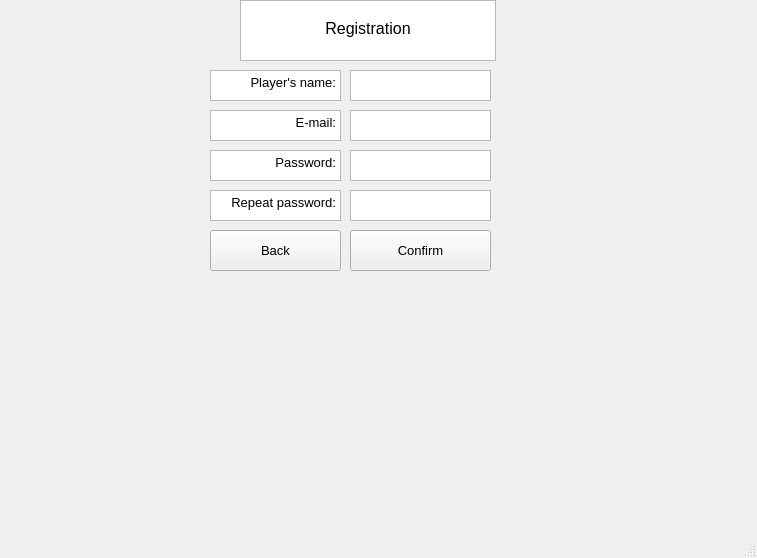
<?xml version="1.0" encoding="UTF-8"?>
<ui version="4.0">
 <class>MainWindow</class>
 <widget class="QMainWindow" name="MainWindow">
  <property name="geometry">
   <rect>
    <x>0</x>
    <y>0</y>
    <width>757</width>
    <height>558</height>
   </rect>
  </property>
  <property name="windowTitle">
   <string>MainWindow</string>
  </property>
  <widget class="QWidget" name="centralwidget">
   <widget class="QTextBrowser" name="textBrowser">
    <property name="geometry">
     <rect>
      <x>240</x>
      <y>0</y>
      <width>256</width>
      <height>61</height>
     </rect>
    </property>
    <property name="html">
     <string>&lt;!DOCTYPE HTML PUBLIC &quot;-//W3C//DTD HTML 4.0//EN&quot; &quot;http://www.w3.org/TR/REC-html40/strict.dtd&quot;&gt;
&lt;html&gt;&lt;head&gt;&lt;meta name=&quot;qrichtext&quot; content=&quot;1&quot; /&gt;&lt;style type=&quot;text/css&quot;&gt;
p, li { white-space: pre-wrap; }
&lt;/style&gt;&lt;/head&gt;&lt;body style=&quot; font-family:'MS Shell Dlg 2'; font-size:8.25pt; font-weight:400; font-style:normal;&quot;&gt;
&lt;p align=&quot;center&quot; style=&quot; margin-top:0px; margin-bottom:0px; margin-left:0px; margin-right:0px; -qt-block-indent:0; text-indent:0px;&quot;&gt;&lt;span style=&quot; font-size:9pt;&quot;&gt; &lt;/span&gt;&lt;/p&gt;
&lt;p align=&quot;center&quot; style=&quot; margin-top:0px; margin-bottom:0px; margin-left:0px; margin-right:0px; -qt-block-indent:0; text-indent:0px;&quot;&gt;&lt;span style=&quot; font-size:12pt;&quot;&gt;Registration&lt;/span&gt;&lt;/p&gt;&lt;/body&gt;&lt;/html&gt;</string>
    </property>
   </widget>
   <widget class="QTextBrowser" name="textBrowser_2">
    <property name="geometry">
     <rect>
      <x>210</x>
      <y>70</y>
      <width>131</width>
      <height>31</height>
     </rect>
    </property>
    <property name="html">
     <string>&lt;!DOCTYPE HTML PUBLIC &quot;-//W3C//DTD HTML 4.0//EN&quot; &quot;http://www.w3.org/TR/REC-html40/strict.dtd&quot;&gt;
&lt;html&gt;&lt;head&gt;&lt;meta name=&quot;qrichtext&quot; content=&quot;1&quot; /&gt;&lt;style type=&quot;text/css&quot;&gt;
p, li { white-space: pre-wrap; }
&lt;/style&gt;&lt;/head&gt;&lt;body style=&quot; font-family:'MS Shell Dlg 2'; font-size:8.25pt; font-weight:400; font-style:normal;&quot;&gt;
&lt;p align=&quot;right&quot; style=&quot; margin-top:0px; margin-bottom:0px; margin-left:0px; margin-right:0px; -qt-block-indent:0; text-indent:0px;&quot;&gt;&lt;span style=&quot; font-size:10pt;&quot;&gt;Player's name:&lt;/span&gt;&lt;/p&gt;&lt;/body&gt;&lt;/html&gt;</string>
    </property>
   </widget>
   <widget class="QTextBrowser" name="textBrowser_3">
    <property name="geometry">
     <rect>
      <x>210</x>
      <y>110</y>
      <width>131</width>
      <height>31</height>
     </rect>
    </property>
    <property name="html">
     <string>&lt;!DOCTYPE HTML PUBLIC &quot;-//W3C//DTD HTML 4.0//EN&quot; &quot;http://www.w3.org/TR/REC-html40/strict.dtd&quot;&gt;
&lt;html&gt;&lt;head&gt;&lt;meta name=&quot;qrichtext&quot; content=&quot;1&quot; /&gt;&lt;style type=&quot;text/css&quot;&gt;
p, li { white-space: pre-wrap; }
&lt;/style&gt;&lt;/head&gt;&lt;body style=&quot; font-family:'MS Shell Dlg 2'; font-size:8.25pt; font-weight:400; font-style:normal;&quot;&gt;
&lt;p align=&quot;right&quot; style=&quot; margin-top:0px; margin-bottom:0px; margin-left:0px; margin-right:0px; -qt-block-indent:0; text-indent:0px;&quot;&gt;&lt;span style=&quot; font-size:10pt;&quot;&gt;E-mail:&lt;/span&gt;&lt;/p&gt;&lt;/body&gt;&lt;/html&gt;</string>
    </property>
   </widget>
   <widget class="QTextBrowser" name="textBrowser_4">
    <property name="geometry">
     <rect>
      <x>210</x>
      <y>150</y>
      <width>131</width>
      <height>31</height>
     </rect>
    </property>
    <property name="html">
     <string>&lt;!DOCTYPE HTML PUBLIC &quot;-//W3C//DTD HTML 4.0//EN&quot; &quot;http://www.w3.org/TR/REC-html40/strict.dtd&quot;&gt;
&lt;html&gt;&lt;head&gt;&lt;meta name=&quot;qrichtext&quot; content=&quot;1&quot; /&gt;&lt;style type=&quot;text/css&quot;&gt;
p, li { white-space: pre-wrap; }
&lt;/style&gt;&lt;/head&gt;&lt;body style=&quot; font-family:'MS Shell Dlg 2'; font-size:8.25pt; font-weight:400; font-style:normal;&quot;&gt;
&lt;p align=&quot;right&quot; style=&quot; margin-top:0px; margin-bottom:0px; margin-left:0px; margin-right:0px; -qt-block-indent:0; text-indent:0px;&quot;&gt;&lt;span style=&quot; font-size:10pt;&quot;&gt;Password:&lt;/span&gt;&lt;/p&gt;&lt;/body&gt;&lt;/html&gt;</string>
    </property>
   </widget>
   <widget class="QTextBrowser" name="textBrowser_5">
    <property name="geometry">
     <rect>
      <x>210</x>
      <y>190</y>
      <width>131</width>
      <height>31</height>
     </rect>
    </property>
    <property name="html">
     <string>&lt;!DOCTYPE HTML PUBLIC &quot;-//W3C//DTD HTML 4.0//EN&quot; &quot;http://www.w3.org/TR/REC-html40/strict.dtd&quot;&gt;
&lt;html&gt;&lt;head&gt;&lt;meta name=&quot;qrichtext&quot; content=&quot;1&quot; /&gt;&lt;style type=&quot;text/css&quot;&gt;
p, li { white-space: pre-wrap; }
&lt;/style&gt;&lt;/head&gt;&lt;body style=&quot; font-family:'MS Shell Dlg 2'; font-size:8.25pt; font-weight:400; font-style:normal;&quot;&gt;
&lt;p align=&quot;right&quot; style=&quot; margin-top:0px; margin-bottom:0px; margin-left:0px; margin-right:0px; -qt-block-indent:0; text-indent:0px;&quot;&gt;&lt;span style=&quot; font-size:10pt;&quot;&gt;Repeat password:&lt;/span&gt;&lt;/p&gt;&lt;/body&gt;&lt;/html&gt;</string>
    </property>
   </widget>
   <widget class="QPlainTextEdit" name="player_name">
    <property name="geometry">
     <rect>
      <x>350</x>
      <y>70</y>
      <width>141</width>
      <height>31</height>
     </rect>
    </property>
   </widget>
   <widget class="QPlainTextEdit" name="email">
    <property name="geometry">
     <rect>
      <x>350</x>
      <y>110</y>
      <width>141</width>
      <height>31</height>
     </rect>
    </property>
   </widget>
   <widget class="QPlainTextEdit" name="pass">
    <property name="geometry">
     <rect>
      <x>350</x>
      <y>150</y>
      <width>141</width>
      <height>31</height>
     </rect>
    </property>
    <property name="verticalScrollBarPolicy">
     <enum>Qt::ScrollBarAsNeeded</enum>
    </property>
    <property name="backgroundVisible">
     <bool>false</bool>
    </property>
    <property name="centerOnScroll">
     <bool>false</bool>
    </property>
   </widget>
   <widget class="QPlainTextEdit" name="pass_rep">
    <property name="geometry">
     <rect>
      <x>350</x>
      <y>190</y>
      <width>141</width>
      <height>31</height>
     </rect>
    </property>
    <property name="verticalScrollBarPolicy">
     <enum>Qt::ScrollBarAsNeeded</enum>
    </property>
    <property name="backgroundVisible">
     <bool>false</bool>
    </property>
    <property name="centerOnScroll">
     <bool>false</bool>
    </property>
   </widget>
   <widget class="QPushButton" name="pushButton">
    <property name="geometry">
     <rect>
      <x>210</x>
      <y>230</y>
      <width>131</width>
      <height>41</height>
     </rect>
    </property>
    <property name="font">
     <font>
      <pointsize>10</pointsize>
     </font>
    </property>
    <property name="text">
     <string>Back</string>
    </property>
   </widget>
   <widget class="QPushButton" name="pushButton_2">
    <property name="geometry">
     <rect>
      <x>350</x>
      <y>230</y>
      <width>141</width>
      <height>41</height>
     </rect>
    </property>
    <property name="font">
     <font>
      <pointsize>10</pointsize>
     </font>
    </property>
    <property name="text">
     <string>Confirm</string>
    </property>
   </widget>
  </widget>
  <widget class="QMenuBar" name="menubar">
   <property name="geometry">
    <rect>
     <x>0</x>
     <y>0</y>
     <width>757</width>
     <height>21</height>
    </rect>
   </property>
  </widget>
  <widget class="QStatusBar" name="statusbar"/>
 </widget>
 <resources/>
 <connections/>
</ui>
